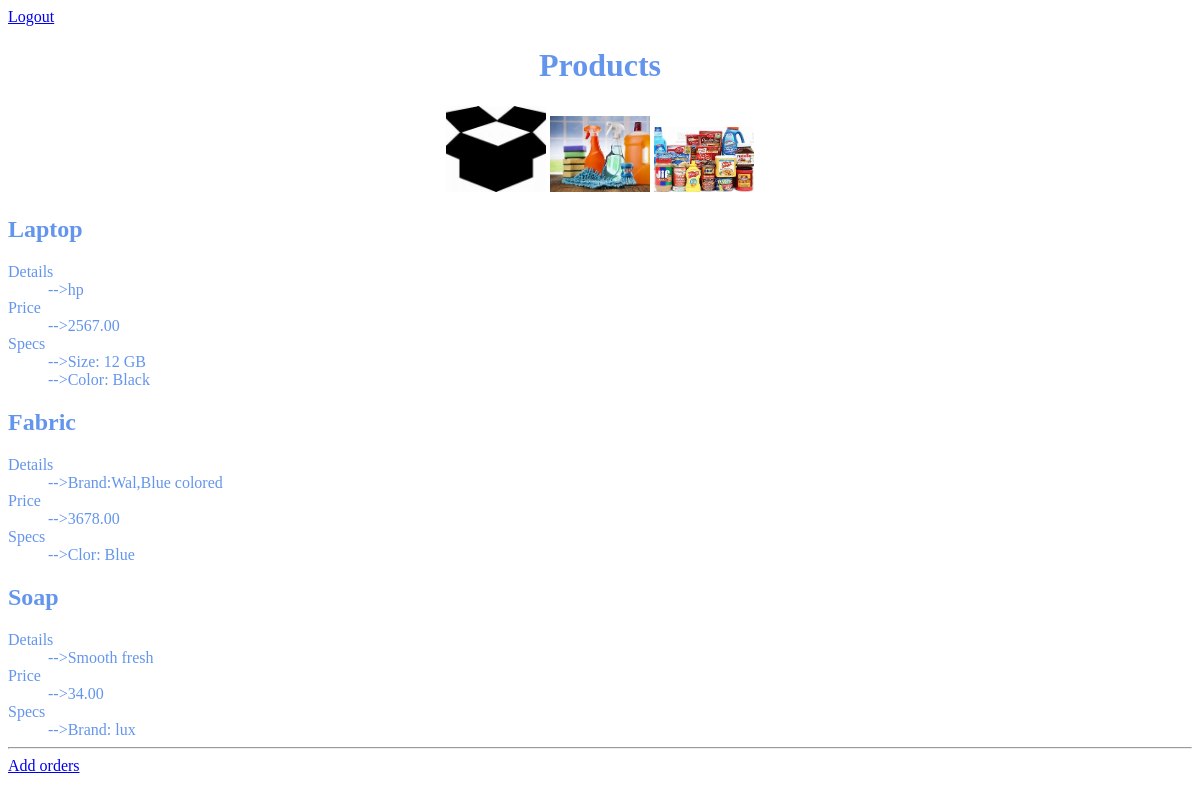
/product, run on the app's committed database.
### website/models.py (models this page shows, shortened)
class Product(models.Model):
    name = models.CharField(max_length=200, null=True)
    image = models.ImageField(null=True, blank=True)
    details = models.CharField(max_length=400, null=True)
    price = models.DecimalField(max_digits=6, decimal_places=2)

class Specs(models.Model):
    name = models.CharField(max_length=300,null=True)
    value = models.CharField(max_length=300, null=True)
    product=models.ForeignKey(Product,on_delete=models.CASCADE)

### website/views.py (the view)
# urls.py: path('product',product ,name='product'),
def product(request):
    products = Product.objects.all()
    context = {
        'products':products,
    }
    return render(request,'website/product.html',context)

### website/templates/website/product.html (shortened to what this page needs)
{% extends 'website/base.html' %}
{% block content %}
{% load static %}
<div align='left'><a href="{% url 'logout'  %}">Logout </a></div>
<div class="container">
<h1 align='center'>Products</h1>
    <p align='center'>
<img src="{% static 'website\products.jpg' %}" width="100 px">
        <img src="{% static 'website\products1.jpg' %}" width="100 px">
        <img src="{% static 'website\products2.jpg' %}" width="100 px">
    </p>
        <dl>
            {% for p  in products%}
            <div class="myClass">
             <h2>{{p.name}} </h2>
                <dt>Details</dt>
            <dd>-->{{p.details}}</dd>
                <dt>Price</dt>
                <dd>-->{{p.price}}</dd>
                 <dt>Specs</dt>
            {% for spec_obj  in p.specs_set.all%}
            <dd>-->{{spec_obj.name}}:  {{spec_obj.value}}</dd>
{% endfor %}
            </div>
        </dl>
 </div>
 {% endfor %}
<hr>
<a href="{% url 'addOrder' %}">Add orders</a>
{% endblock %}

### website/templates/website/base.html (shortened to what this page needs)
{% load static %}
<!DOCTYPE html>
<html lang="en">
<head>
     <link rel="stylesheet" href="{% static 'website/style.css' %}">
</head>
<body>
{% block content %}
{% endblock %}
</body>
</html>

### website/static/website/style.css (style rules this page uses)
body { font-family:sans-seriff; color:cornflowerblue; background-color:floral-white; }

### data on the page
Product: name "Laptop", details "hp", price "2567.00"
Specs: name "Size", value "12 GB"
Specs: name "Color", value "Black"
Product: name "Fabric", details "Brand:Wal,Blue colored", price "3678.00"
Specs: name "Clor", value "Blue"
Product: name "Soap", details "Smooth fresh", price "34.00"
Specs: name "Brand", value "lux"
